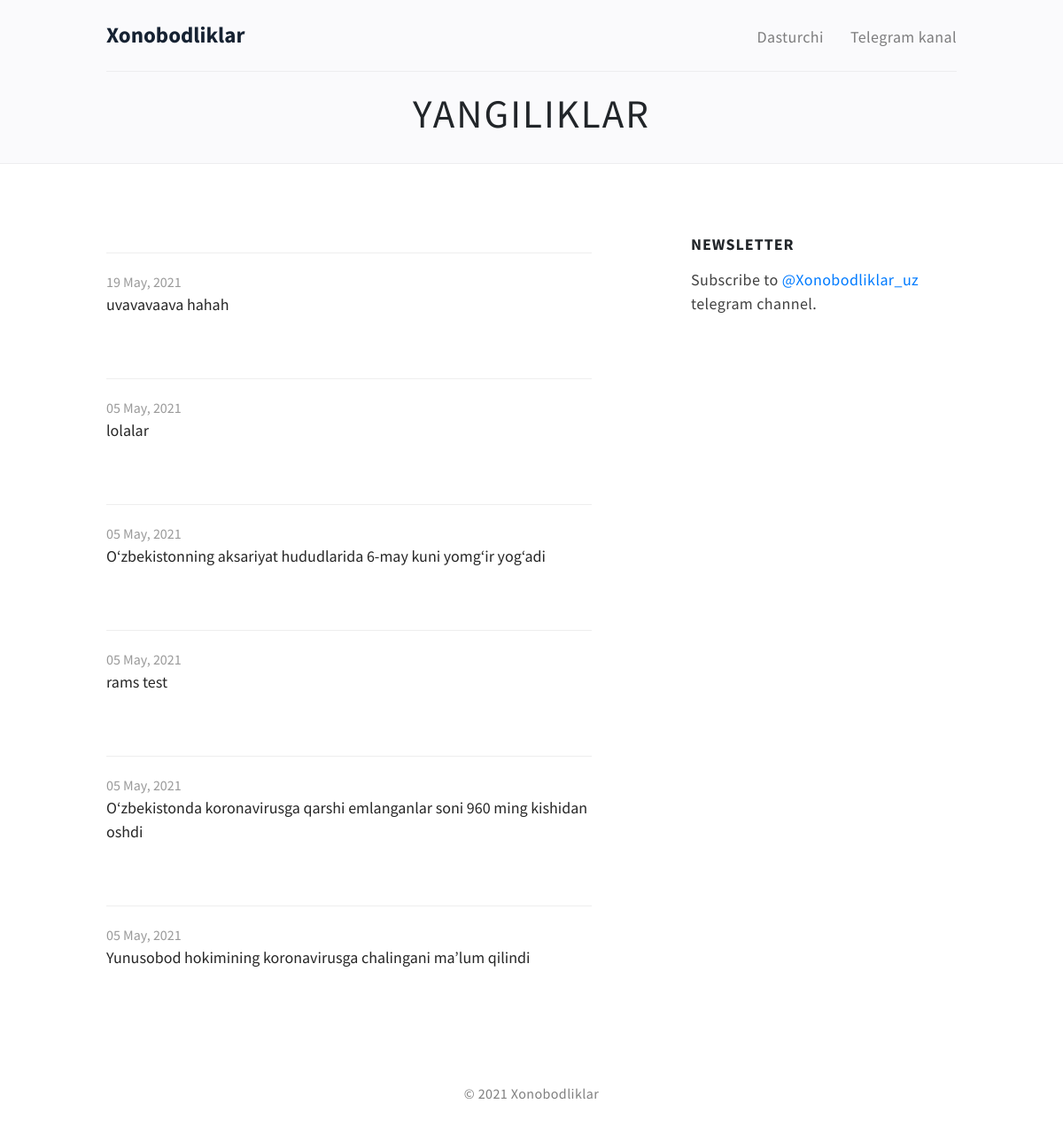
The page / on the database its author committed.
### yangiliklar/models.py (models this page shows, shortened)
class Yangilik(models.Model):
    title = models.CharField(max_length=255)
    img = models.ImageField(verbose_name="Rasm",upload_to="media")
    qisqa = tinymce_models.HTMLField()
    body = tinymce_models.HTMLField()
    date = models.DateTimeField(auto_now_add=True)
    class Meta:
        ordering = ['-id']

### yangiliklar/views.py (the view)
# urls.py: path('', HomePageView.as_view(), name='home'),
class HomePageView(ListView):
    model = Yangilik
    template_name = 'home.html'

### templates/home.html (shortened to what this page needs)
{% extends 'base.html' %}
{% load static %}
{% block content %}
            <section class="section-title">
          <div class="container">
            <div class="section-content">
              <h1>Yangiliklar</h1>
            </div>
          </div>
        </section>
        <section id="" class="flex align-items-center">
            <div class="container">
                <div class="row justify-between align-top">
                    <div id="archive" class="col-md-7">
                                {% for article in object_list %}
                                <ul class="list-wrapper">
                                        <a class="list-item" href="{% url 'article_detail' article.pk %}">
                                            <div class="date">{{article.date|date:"d F, Y "}}</div>
                                            <div class="title">{{ article.title }}</div>
                                        </a>
                                </ul>
                                {% endfor %}
                   </div>
{% endblock content %}

### templates/base.html (shortened to what this page needs)
<!DOCTYPE html>
<html lang="en">
<head>
    <link href="../static/assets/css/flexgridcombo.css" rel="stylesheet">
    <link rel="stylesheet" href="../static/stackpath.bootstrapcdn.com/bootstrap/4.4.1/css/bootstrap.min.css">
    <link href="../static/assets/css/style.css" rel="stylesheet">
</head>
<body>
  <header class="header--title flex align-items-center">
    <div class="container">
        <div class="align-items-center flex">
            <div class="logo-wrapper">
                <a class="logo" href="{% url 'home' %}">Xonobodliklar</a>
            </div>
            <ul class="nav align-items-center">
                <li><a class="list-item" href="https://t.me/AbdulazizFotih" target="_blank">Dasturchi</a></li>
                <li><a class="list-item" href="https://t.me/Xonobodliklar_uz" target="_blank">Telegram kanal </a></li>
            </ul>
        </div>
    </div>
</header>
  {% block content %}
  {% endblock content %}
  <div
    class="subscribe-form  col-md-4 sticky "
    id="mc-embedded-subscribe-form"
    name="mc-embedded-subscribe-form">
    <h6>NEWSLETTER</h6>
    <p>
      Subscribe to <a href="https://t.me/Xonobodliklar_uz">@Xonobodliklar_uz</a>
        telegram channel.
    </p>
</div>
            </div>
        </div>
    </section>
<footer>
    <div class="container">
        <div class="row">
            <p>
                &copy; 2021 Xonobodliklar
            </p>
        </div>
    </div>
</footer>
</body>
</html>

### static/assets/css/flexgridcombo.css (style rules this page uses)
.flex { display: flex; flex-wrap: wrap; }
@media (min-width: 768px) { .flex .col-md-4 { flex-basis: 33.333333333333336%; max-width: 33.333333333333336%; } }
@media (min-width: 768px) { .flex .col-md-7 { flex-basis: 58.333333333333336%; max-width: 58.333333333333336%; } }
.justify-between { justify-content: space-between; }
.align-top { align-items: flex-start; }

### static/assets/css/style.css (style rules this page uses)
* { margin: 0; padding: 0; }
html { font-size: 16px; }
ol, ul { list-style: none; }
a { text-decoration: none; transition: 0.3s all ease; }
.flex > div { box-sizing: border-box; }
html { font-size: 18px; }
body { font-family: 'Source Sans Pro', sans-serif; font-weight: 400; }
p, li { line-height: 1.5; letter-spacing: 0.4px; color: rgba(0,0,0,0.75); }
.container { box-sizing: border-box; max-width: 1040px; padding: 0 40px; }
section { box-sizing: border-box; }
.title { color: rgba(0,0,0,0.85); }
.date { color: rgba(0,0,0,0.4); }
.sticky { position: sticky; position: -webkit-sticky; top: 120px; }
header { position: fixed; top: 0; left: 0; width: 100%; z-index: 10; transition: 0.3s transform ease; min-height: 80px; }
header + section:not(#home) { padding-top: 80px; }
header.header--title + .section-title { background: #fafafc; margin-bottom: 80px; border-bottom: 1px solid rgba(0,0,0,0.05); }
header.header--title + .section-title .section-content { border-top: 1px solid rgba(0,0,0,0.05); padding: 20px; }
header.header--title + .section-title h1 { font-weight: 400; text-transform: uppercase; letter-spacing: 2px; text-align: center; }
header:before { content: ''; position: absolute; top: 0; right: 0; bottom: 0; left: 0; background: #fff; pointer-events: none; box-shadow: 0 3px 8px 0 rgba(0,0,0,0.05); z-index: -1; opacity: 0; transition: 0.3s all ease; }
header .logo { color: #162232; font-size: 25px; font-weight: 700; letter-spacing: 0; }
.nav { position: relative; }
@media (min-width: 576px) { .nav { top: 1px; margin-left: auto; } }
@media (min-width: 576px) { .nav li:not(:last-child) { margin-right: 30px; } }
.nav li a { color: #000; opacity: 0.5; transition: 0.3s opacity ease; }
footer { font-size: 16px; text-align: center; }
footer .container { display: flex; height: 80px; align-items: center; justify-content: center; }
footer p { color: rgba(0,0,0,0.5); margin: 0; text-align: center; }
.list-wrapper { position: relative; background: #fff; margin: 20px 0 50px; }
@media (min-width: 768px) { .list-wrapper:before, .list-wrapper:after { content: ''; position: absolute; top: 0; bottom: 1px; width: 30px; background: #fff; z-index: 1; } }
@media (min-width: 768px) { .list-wrapper:before { left: 0; transform: translateX(-100%); } }
@media (min-width: 768px) { .list-wrapper:after { right: 0; transform: translateX(100%); } }
.list-wrapper .list-item { padding: 20px 0; display: block; position: relative; border-top: 1px solid #eee; }
.list-wrapper .list-item .date { font-size: 16px; }
.list-wrapper a.list-item:before { content: ''; position: absolute; top: 0; right: 0; left: 0; bottom: 0; box-shadow: 0 10px 20px 0 rgba(0,0,0,0.075); transition: 0.3s all ease; opacity: 0; }
.list-wrapper a.list-item:after { content: ''; position: absolute; top: 50%; right: 0; width: 20px; height: 20px; margin-top: -10px; background: url("../images/icons/arrow-right.svg") no-repeat center center/cover; opacity: 0; transform: translateX(-10px); transition: 0.3s all ease; }
.section-title + section { margin-bottom: 30px; }
#archive { position: relative; }
.subscribe-form h6 { font-weight: 700; letter-spacing: 1px; margin-bottom: 15px; }

### rows shown on the page
Yangilik: date "19 May, 2021", title "uvavavaava hahah"
Yangilik: date "05 May, 2021", title "lolalar"
Yangilik: date "05 May, 2021", title "O‘zbekistonning aksariyat hududlarida 6-may kuni yomg‘ir yog‘adi"
Yangilik: date "05 May, 2021", title "rams test"
Yangilik: date "05 May, 2021", title "O‘zbekistonda koronavirusga qarshi emlanganlar soni 960 ming kishidan oshdi"
Yangilik: date "05 May, 2021", title "Yunusobod hokimining koronavirusga chalingani ma’lum qilindi"
